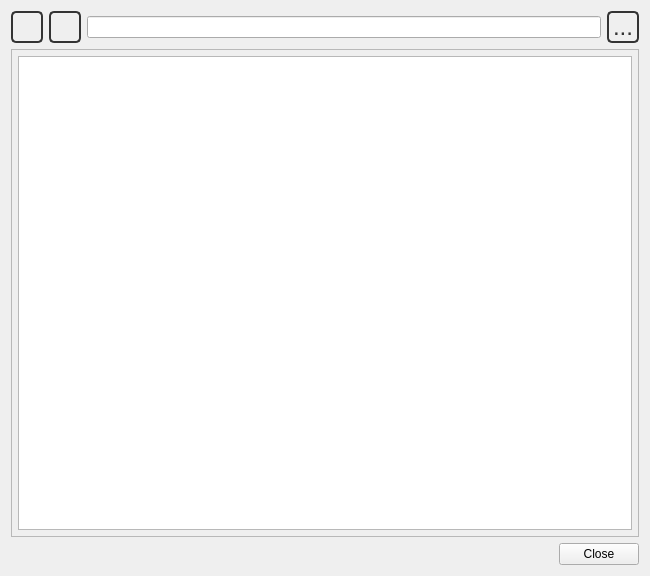
<?xml version="1.0" encoding="UTF-8"?>
<ui version="4.0">
 <class>FileConfigurator</class>
 <widget class="QDialog" name="FileConfigurator">
  <property name="geometry">
   <rect>
    <x>0</x>
    <y>0</y>
    <width>650</width>
    <height>576</height>
   </rect>
  </property>
  <property name="sizePolicy">
   <sizepolicy hsizetype="MinimumExpanding" vsizetype="MinimumExpanding">
    <horstretch>0</horstretch>
    <verstretch>0</verstretch>
   </sizepolicy>
  </property>
  <property name="windowTitle">
   <string>View File</string>
  </property>
  <property name="styleSheet">
   <string notr="true">QToolButton {
   color: #333;
   background-color: QLinearGradient( x1: 0, y1: 0, x2: 0, y2: 1, 
          stop: 0 #fff,
          stop: 0.5 #eee, 
          stop: 1 #999);
   border-width: 2px;
   border-color: #333;
   border-style: solid;
   border-radius: 5;
   padding: 0px;
   font-size: 24px;
   min-width: 28px;
   max-width: 28px;
   min-height: 28px;
   max-height: 28px;
}

QToolButton:disabled {
  background-color: QLinearGradient( x1: 0, y1: 0, x2: 0, y2: 1, 
          stop: 0 #fff,
          stop: 0.5 #eee, 
          stop: 1 #bbb);
   border-color: #aaa;
   color: #aaa;
}


QToolButton:pressed {
   background-color: QLinearGradient( x1: 0, y1: 0, x2: 0, y2: 1, 
          stop: 0 #999,
          stop: 0.5 #eee, 
          stop: 1 #fff);
}


QToolButton:checked {
   border-color: #b00;
}

QToolTip {
   border: 2px solid darkkhaki;
   padding: 2px;
   border-radius: 3px;
   opacity: 500;
   font-size: 12px;
}</string>
  </property>
  <layout class="QVBoxLayout" name="verticalLayout">
   <item>
    <layout class="QHBoxLayout" name="horizontalLayout_2">
     <item>
      <widget class="QToolButton" name="textLargerButton">
       <property name="font">
        <font>
         <pointsize>-1</pointsize>
        </font>
       </property>
       <property name="toolTip">
        <string>Bigger text</string>
       </property>
       <property name="text">
        <string/>
       </property>
       <property name="icon">
        <iconset resource="IQmol.qrc">
         <normaloff>:/resources/icons/T24.png</normaloff>:/resources/icons/T24.png</iconset>
       </property>
       <property name="iconSize">
        <size>
         <width>24</width>
         <height>24</height>
        </size>
       </property>
      </widget>
     </item>
     <item>
      <widget class="QToolButton" name="textSmallerButton">
       <property name="font">
        <font>
         <pointsize>-1</pointsize>
        </font>
       </property>
       <property name="toolTip">
        <string>Smaller text</string>
       </property>
       <property name="text">
        <string/>
       </property>
       <property name="icon">
        <iconset resource="IQmol.qrc">
         <normaloff>:/resources/icons/T14.png</normaloff>:/resources/icons/T14.png</iconset>
       </property>
       <property name="iconSize">
        <size>
         <width>24</width>
         <height>24</height>
        </size>
       </property>
      </widget>
     </item>
     <item>
      <widget class="QLineEdit" name="searchBox"/>
     </item>
     <item>
      <widget class="QToolButton" name="searchButton">
       <property name="toolTip">
        <string>Search</string>
       </property>
       <property name="text">
        <string>...</string>
       </property>
       <property name="icon">
        <iconset resource="IQmol.qrc">
         <normaloff>:/resources/icons/Search.png</normaloff>:/resources/icons/Search.png</iconset>
       </property>
       <property name="iconSize">
        <size>
         <width>18</width>
         <height>18</height>
        </size>
       </property>
      </widget>
     </item>
    </layout>
   </item>
   <item>
    <widget class="QFrame" name="frame">
     <property name="frameShape">
      <enum>QFrame::StyledPanel</enum>
     </property>
     <property name="frameShadow">
      <enum>QFrame::Sunken</enum>
     </property>
     <layout class="QVBoxLayout" name="_2">
      <property name="spacing">
       <number>4</number>
      </property>
      <property name="margin">
       <number>6</number>
      </property>
      <item>
       <widget class="QTextBrowser" name="textDisplay">
        <property name="font">
         <font>
          <family>Courier New</family>
          <pointsize>11</pointsize>
          <weight>50</weight>
          <italic>false</italic>
          <bold>false</bold>
          <underline>false</underline>
          <strikeout>false</strikeout>
         </font>
        </property>
       </widget>
      </item>
     </layout>
    </widget>
   </item>
   <item>
    <layout class="QHBoxLayout" name="horizontalLayout">
     <item>
      <spacer name="horizontalSpacer">
       <property name="orientation">
        <enum>Qt::Horizontal</enum>
       </property>
       <property name="sizeHint" stdset="0">
        <size>
         <width>40</width>
         <height>20</height>
        </size>
       </property>
      </spacer>
     </item>
     <item>
      <widget class="QPushButton" name="closeButton">
       <property name="text">
        <string>Close</string>
       </property>
       <property name="autoDefault">
        <bool>false</bool>
       </property>
      </widget>
     </item>
    </layout>
   </item>
  </layout>
 </widget>
 <resources>
  <include location="IQmol.qrc"/>
 </resources>
 <connections>
  <connection>
   <sender>closeButton</sender>
   <signal>clicked()</signal>
   <receiver>FileConfigurator</receiver>
   <slot>close()</slot>
   <hints>
    <hint type="sourcelabel">
     <x>262</x>
     <y>406</y>
    </hint>
    <hint type="destinationlabel">
     <x>156</x>
     <y>217</y>
    </hint>
   </hints>
  </connection>
 </connections>
</ui>
